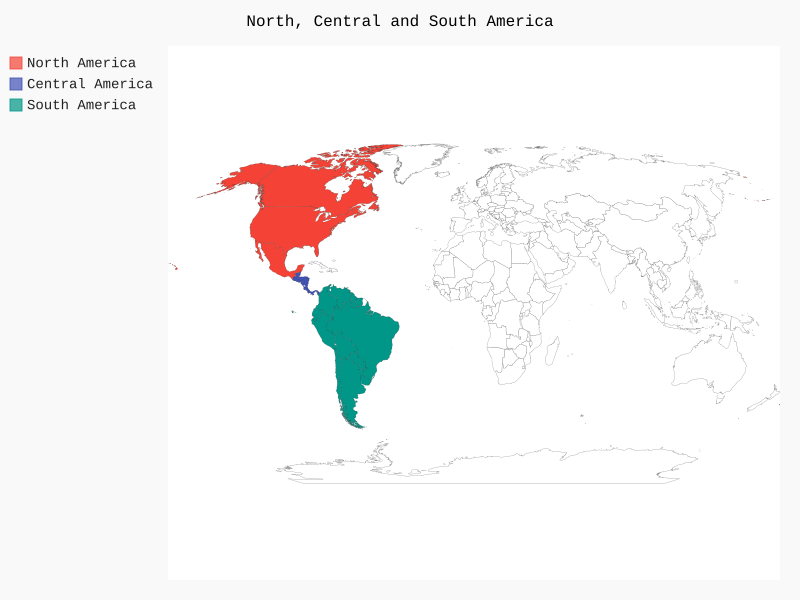

This figure's Python source:
from pygal_maps_world.maps import World

wm = World()
wm.title = 'North, Central and South America'

wm.add('North America', ['ca', 'mx', 'us'])
wm.add('Central America', ['bz', 'cr', 'gt', 'hn', 'ni', 'pa', 'sv'])
wm.add('South America', ['ar', 'bo', 'br', 'cl', 'co', 'ec', 'gy', 'py', 'pe', 'sr', 'uy', 've'])

wm.render_to_file('americas.svg')
